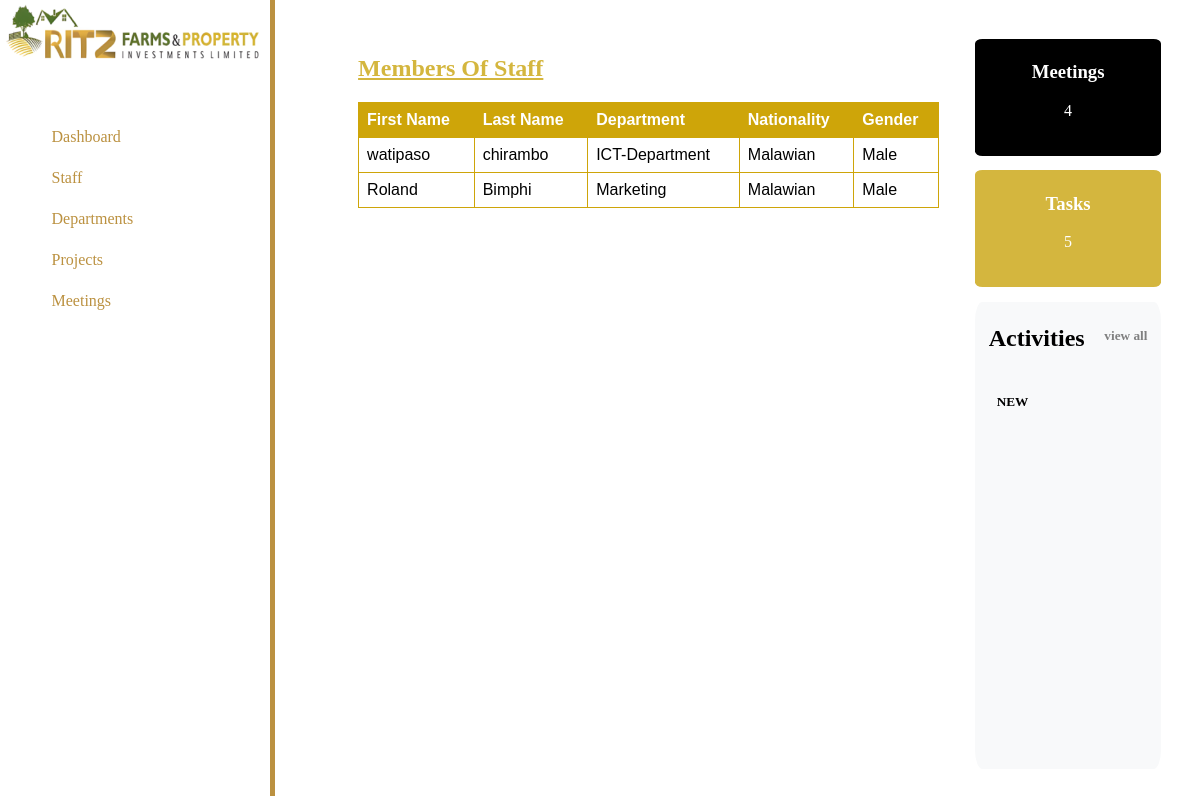
The page /staff/ on the database as committed earlier.
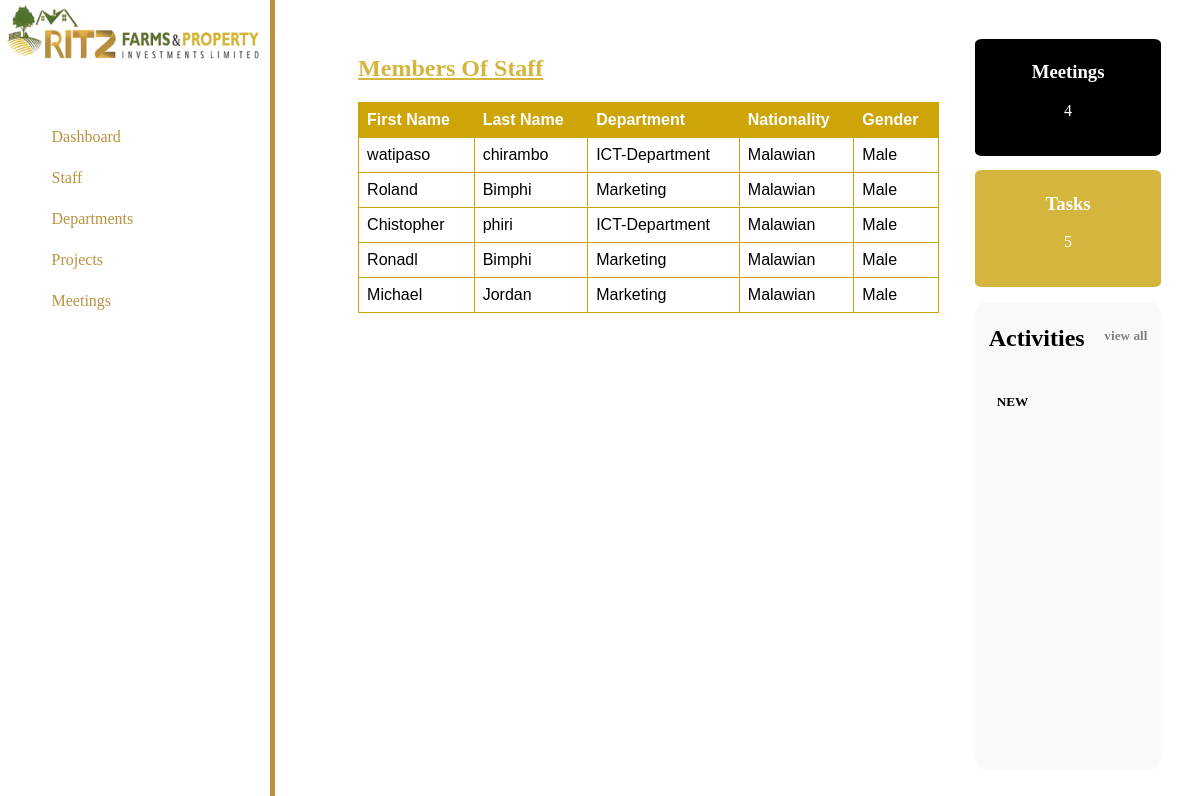
The same page on the database as committed later.
### home/models.py (models this page shows, shortened)
class Employee(AbstractUser):
    ROLE = (
        ("CIO", "Chief Information Officer"),
        ("COO", "Chief Operations Officer"),
        ("GM", "General Manager"),
        ("MO", "Marketing Officer"),
        ("HRM", "Human Resource Manager")
    )
    MARITAL_STATUS = (
        ("Single", "Single"),
        ("Married","Married"),
        ("Divorced", "Divorced"),
        ("Separated", "Separated"),
        ("Widowed", "Widowed"),
    )
    LEVELS = (
        ("MSCE","MSCE"),
        ("Diploma", "Diploma"),
        ("Bsc Degree", "Bsc Degree"),
        ("Masters", "Masters")
    )
    COUNTRIES = (
        ("Malawian","Malawian"),
        ("Kenyan", "Kenyan"),
        ("Zimbawean", "Zimbawean"),
    )
    GENDER = (
        ("Male","Male"),
        ("Female", "Female"),
        ("Other", "Other"),
    )
    dob = models.DateField(null=True)
    marital_status = models.CharField(max_length=50,choices=MARITAL_STATUS, default="Single")
    education_level = models.CharField(max_length=120, choices=LEVELS, null=True)
    department = models.ForeignKey('Department', blank=True, null=True,on_delete=models.CASCADE)
    gender = models.CharField(max_length=120, choices=GENDER, null=True)
    nationality = models.CharField(max_length=120, choices=COUNTRIES, null=True)
    manager = models.ForeignKey('self', blank=True, null=True,on_delete=models.CASCADE)
    ROLE = (
        ("CIO", "Chief Information Officer"),
        ("COO", "Chief Operations Officer"),
        ("GM", "General Manager"),
        ("MO", "Marketing Officer"),
        ("HRM", "Human Resource Manager")
    )
    MARITAL_STATUS = (
        ("Single", "Single"),
        ("Married","Married"),
        ("Divorced", "Divorced"),
        ("Separated", "Separated"),
        ("Widowed", "Widowed"),
    )
    LEVELS = (
        ("MSCE","MSCE"),
        ("Diploma", "Diploma"),
        ("Bsc Degree", "Bsc Degree"),
        ("Masters", "Masters")
    )
    COUNTRIES = (
        ("Malawian","Malawian"),
        ("Kenyan", "Kenyan"),
        ("Zimbawean", "Zimbawean"),
    )
    GENDER = (
        ("Male","Male"),
        ("Female", "Female"),
        ("Other", "Other"),
    )
    dob = models.DateField(null=True, blank=True)
    marital_status = models.CharField(max_length=50,choices=MARITAL_STATUS, default="Single")
    education_level = models.CharField(max_length=120, choices=LEVELS,blank=True, null=True)
    department = models.ForeignKey('Department', blank=True, null=True,on_delete=models.CASCADE)
    sex = models.CharField(max_length=120, choices=GENDER, blank=True, null=True)
    nationality = models.CharField(max_length=120, choices=COUNTRIES, blank=True, null=True)
    manager = models.ForeignKey('self', blank=True, null=True,on_delete=models.CASCADE)

### home/views.py (the view)
# urls.py: path("staff/", staff_view, name="staff"),
def staff_view(request):
    staff = Employee.objects.all()
    context = {
        'staff':staff,
    }
    return render(request, 'home/staff.html', context)

### templates/home/staff.html
{% extends "home/base.html" %} {% load static %} {% block content %}
<div>
  <h2 class="staff_heading"><u>Members Of Staff</u></h2>
<table>
  <tr>
    <th>First Name</th>
    <th>Last Name</th>
    <th>Department</th>
    <th>Nationality</th>
    <th>Gender</th>
  </tr>
{% for staf in staff %}
  <tr>
    <td>{{staf.first_name}}</td>
    <td>{{staf.last_name}}</td>
    <td>{{staf.groups.all.0.name}}</td>
    <td>{{staf.nationality}}</td>
    <td>{{staf.gender}}</td>
  </tr>
  {% endfor %}
</table>
</div>
{% endblock content %}

Rows that differ between the two databases and show on the page:
added Employee: first_name "Chistopher", last_name "phiri", groups.all.0.name "ICT-Department", nationality "Malawian", gender "Male"
added Employee: first_name "Ronadl", last_name "Bimphi", groups.all.0.name "Marketing", nationality "Malawian", gender "Male"
added Employee: first_name "Michael", last_name "Jordan", groups.all.0.name "Marketing", nationality "Malawian", gender "Male"
